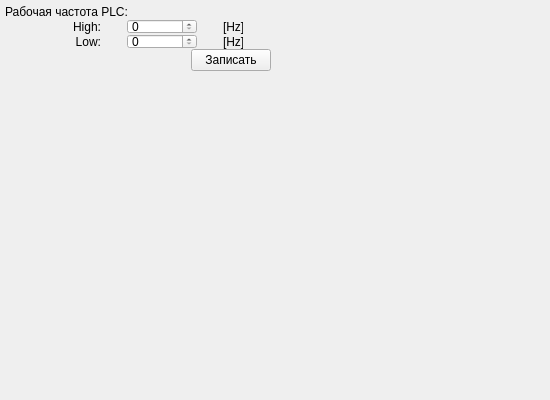
         <widget class="QWidget" name="PLCTab">
          <attribute name="title">
           <string>Настройки PLC</string>
          </attribute>
          <widget class="QWidget" name="verticalLayoutWidget_11">
           <property name="geometry">
            <rect>
             <x>0</x>
             <y>0</y>
             <width>541</width>
             <height>391</height>
            </rect>
           </property>
           <layout class="QVBoxLayout" name="PLCTab_Layout">
            <property name="spacing">
             <number>0</number>
            </property>
            <property name="leftMargin">
             <number>5</number>
            </property>
            <property name="topMargin">
             <number>5</number>
            </property>
            <property name="rightMargin">
             <number>5</number>
            </property>
            <property name="bottomMargin">
             <number>5</number>
            </property>
            <item>
             <layout class="QHBoxLayout" name="horizontalLayout_103">
              <item>
               <layout class="QVBoxLayout" name="verticalLayout_21">
                <property name="spacing">
                 <number>0</number>
                </property>
                <item>
                 <widget class="QLabel" name="label_58">
                  <property name="minimumSize">
                   <size>
                    <width>160</width>
                    <height>0</height>
                   </size>
                  </property>
                  <property name="maximumSize">
                   <size>
                    <width>160</width>
                    <height>16777215</height>
                   </size>
                  </property>
                  <property name="text">
                   <string>Рабочая частота PLC:</string>
                  </property>
                 </widget>
                </item>
                <item>
                 <layout class="QHBoxLayout" name="horizontalLayout_93">
                  <property name="spacing">
                   <number>0</number>
                  </property>
                  <item>
                   <widget class="QLabel" name="label_59">
                    <property name="minimumSize">
                     <size>
                      <width>70</width>
                      <height>15</height>
                     </size>
                    </property>
                    <property name="maximumSize">
                     <size>
                      <width>70</width>
                      <height>15</height>
                     </size>
                    </property>
                    <property name="text">
                     <string>High:</string>
                    </property>
                    <property name="alignment">
                     <set>Qt::AlignRight|Qt::AlignTrailing|Qt::AlignVCenter</set>
                    </property>
                   </widget>
                  </item>
                  <item>
                   <widget class="QSpinBox" name="PLC_HighF">
                    <property name="minimumSize">
                     <size>
                      <width>70</width>
                      <height>15</height>
                     </size>
                    </property>
                    <property name="maximumSize">
                     <size>
                      <width>70</width>
                      <height>15</height>
                     </size>
                    </property>
                    <property name="maximum">
                     <number>999999</number>
                    </property>
                   </widget>
                  </item>
                  <item>
                   <widget class="QLabel" name="label_63">
                    <property name="minimumSize">
                     <size>
                      <width>20</width>
                      <height>15</height>
                     </size>
                    </property>
                    <property name="maximumSize">
                     <size>
                      <width>20</width>
                      <height>15</height>
                     </size>
                    </property>
                    <property name="text">
                     <string>[Hz]</string>
                    </property>
                   </widget>
                  </item>
                 </layout>
                </item>
                <item>
                 <layout class="QHBoxLayout" name="horizontalLayout_101">
                  <property name="spacing">
                   <number>0</number>
                  </property>
                  <item>
                   <widget class="QLabel" name="label_64">
                    <property name="minimumSize">
                     <size>
                      <width>70</width>
                      <height>15</height>
                     </size>
                    </property>
                    <property name="maximumSize">
                     <size>
                      <width>70</width>
                      <height>15</height>
                     </size>
                    </property>
                    <property name="text">
                     <string>Low:</string>
                    </property>
                    <property name="alignment">
                     <set>Qt::AlignRight|Qt::AlignTrailing|Qt::AlignVCenter</set>
                    </property>
                   </widget>
                  </item>
                  <item>
                   <widget class="QSpinBox" name="PLC_LowF">
                    <property name="minimumSize">
                     <size>
                      <width>70</width>
                      <height>15</height>
                     </size>
                    </property>
                    <property name="maximumSize">
                     <size>
                      <width>70</width>
                      <height>15</height>
                     </size>
                    </property>
                    <property name="maximum">
                     <number>999999</number>
                    </property>
                   </widget>
                  </item>
                  <item>
                   <widget class="QLabel" name="label_65">
                    <property name="minimumSize">
                     <size>
                      <width>20</width>
                      <height>15</height>
                     </size>
                    </property>
                    <property name="maximumSize">
                     <size>
                      <width>20</width>
                      <height>15</height>
                     </size>
                    </property>
                    <property name="text">
                     <string>[Hz]</string>
                    </property>
                   </widget>
                  </item>
                 </layout>
                </item>
                <item>
                 <layout class="QHBoxLayout" name="horizontalLayout_102">
                  <item>
                   <spacer name="horizontalSpacer_18">
                    <property name="orientation">
                     <enum>Qt::Horizontal</enum>
                    </property>
                    <property name="sizeHint" stdset="0">
                     <size>
                      <width>40</width>
                      <height>20</height>
                     </size>
                    </property>
                   </spacer>
                  </item>
                  <item>
                   <widget class="QPushButton" name="pushButton_13">
                    <property name="text">
                     <string>Записать</string>
                    </property>
                   </widget>
                  </item>
                 </layout>
                </item>
               </layout>
              </item>
              <item>
               <spacer name="horizontalSpacer_19">
                <property name="orientation">
                 <enum>Qt::Horizontal</enum>
                </property>
                <property name="sizeHint" stdset="0">
                 <size>
                  <width>40</width>
                  <height>20</height>
                 </size>
                </property>
               </spacer>
              </item>
             </layout>
            </item>
            <item>
             <spacer name="verticalSpacer_7">
              <property name="orientation">
               <enum>Qt::Vertical</enum>
              </property>
              <property name="sizeHint" stdset="0">
               <size>
                <width>20</width>
                <height>40</height>
               </size>
              </property>
             </spacer>
            </item>
           </layout>
          </widget>
         </widget>
